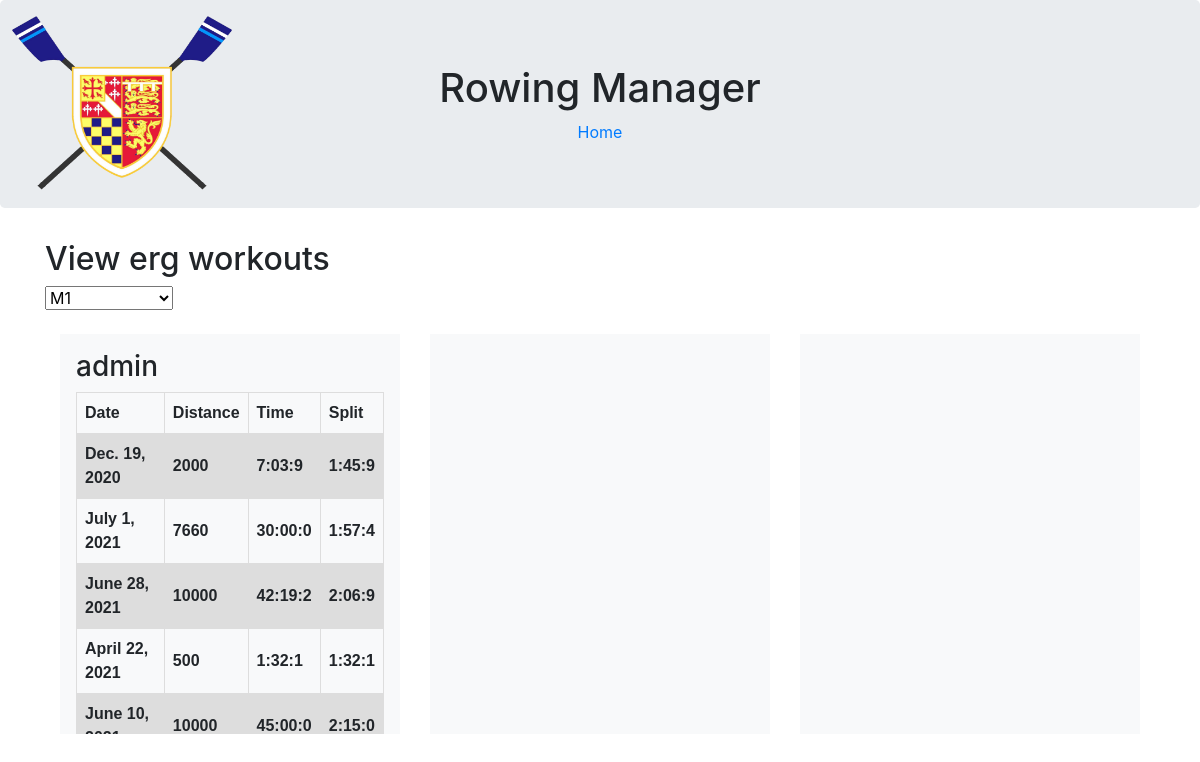
Page /ergManager/teams/1 (signed in) on the committed database.
### manager/models.py (models this page shows)
class ErgWorkout(models.Model):
    person = models.ForeignKey(User, on_delete=models.CASCADE)
    date = models.DateField()
    distance = models.IntegerField()
    minutes = models.IntegerField()
    seconds = models.IntegerField()
    subSeconds = models.IntegerField()

### manager/views.py (the view)
# urls.py: path('ergManager/teams/<int:team_id>', views.erg_manager_teams),
@login_required(login_url='login')
def erg_manager_teams(request, team_id):
    if not is_captain(request.user):
        return render(request, 'no_permission.html', {})
    workoutProfiles =  [{'user': User.objects.get(id=it.person.id), 'workoutDatas': [workout_create_data(w) for w in ErgWorkout.objects.filter(person=it.person.id)]} for it in InTeam.objects.filter(team=team_id)]
    while(len(workoutProfiles)%3 is not 0):
        workoutProfiles.append({'isPadding': True})
    context = {
        'workoutProfiles': workoutProfiles,
        'teams': Team.objects.all(),
        'currentTeamId': team_id
    }
    return render(request, 'erg_manager.html', context)

### manager/views.py (called while the page is built)
def is_captain(user):
    return user.groups.filter(name='Captains').exists()

def split(w):
    return (w.minutes * 60 + w.seconds + w.subSeconds * 0.1) / (w.distance / 500)

def workout_create_data(w):
    return {'workout': w, 'splitMin': math.floor(split(w) / 60), 'splitSec': math.floor(split(w) % 60),
     'splitSubSec': math.floor((split(w) * 10) % 10)}

### manager/templates/erg_manager.html
{% extends "base.html" %}
{% block content %}
<h2>View erg workouts</h2>
<select name="form" onchange="location = this.value;">
{% for team in teams %}
 <option {% if team.id == currentTeamId %} selected="selected" {% endif %} value="{{team.id}}">{{team.name}}</option>
{% endfor %}
</select>
<br>
<br>
<div class="container">
{% for wp in workoutProfiles %}
    {% if forloop.first %}<div class="row">{% endif %}
        {% if wp.isPadding %}
        <div class="col-xs-4 ml-md-auto col-lg">
            <div class="container-fluid p-3 mb-2 bg-light" style="height: 400px">
            </div>
        </div>
        {% else %}
        <div class="col-xs-4 ml-md-auto col-lg">
            <div class="container-fluid p-3 mb-2 bg-light" style="height: 400px; overflow-y: scroll">
                <h3>{{wp.user.username}}</h3>
                <table>
                    <th>Date</th>
                    <th>Distance</th>
                    <th>Time</th>
                    <th>Split</th>
                    {% for wd in wp.workoutDatas %}
                    <tr>
                        <th>{{ wd.workout.date }}</th>
                        <th>{{ wd.workout.distance }}</th>
                        <th>{{ wd.workout.minutes }}:{% if wd.workout.seconds < 10 %}0{% endif %}{{ wd.workout.seconds }}:{{wd.workout.subSeconds }}
                        </th>
                        <th>{{ wd.splitMin }}:{% if wd.splitSec < 10 %}0{% endif %}{{ wd.splitSec }}:{{ wd.splitSubSec }}</th>
                    </tr>
                    {% endfor %}
                </table>
            </div>
        </div>
        {% endif %}
    {% if forloop.counter|divisibleby:3 %}</div><div class="row">{% endif %}
    {% if forloop.last %}</div>{% endif %}
{% endfor %}
</div>
{% endblock %}

### manager/templates/base.html (style rules this page uses)
table { font-family: arial, sans-serif; border-collapse: collapse; width: 100%; }
td, th { border: 1px solid #dddddd; text-align: left; padding: 8px; }
tr:nth-child(even) { background-color: #dddddd; }

### rows in the picture
ErgWorkout: workout "Dec. 19, 2020", workout.distance "2000", workout.minutes "7", workout.seconds "3", workout.subSeconds "9", splitMin "1", splitSec "45", splitSubSec "9"
ErgWorkout: workout "July 1, 2021", workout.distance "7660", workout.minutes "30", workout.seconds "0", workout.subSeconds "0", splitMin "1", splitSec "57", splitSubSec "4"
ErgWorkout: workout "June 28, 2021", workout.distance "10000", workout.minutes "42", workout.seconds "19", workout.subSeconds "2", splitMin "2", splitSec "6", splitSubSec "9"
ErgWorkout: workout "April 22, 2021", workout.distance "500", workout.minutes "1", workout.seconds "32", workout.subSeconds "1", splitMin "1", splitSec "32", splitSubSec "1"
ErgWorkout: workout "June 10,…", workout.distance "10000", workout.minutes "45", workout.seconds "0", workout.subSeconds "0", splitMin "2", splitSec "15", splitSubSec "0"

### other values in the picture
{{ wp.user.username }} "admin"
form field form "M1"
